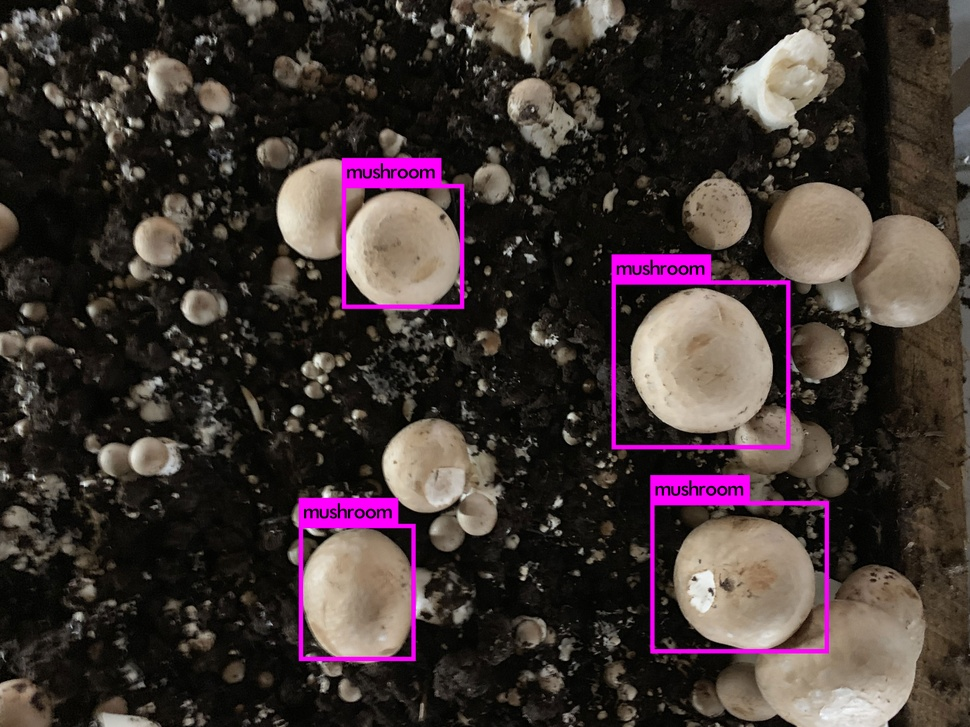
#> input picture Yolo3Module/peters/original_dummy.jpg, 970 x 727 px, shrunk from 4032 x 3024 before the run
$ python -i peters-v5.py   (imports and definitions only)
#> lines starting #> are read from the running program, lines starting #| are printed output that depends on the picture
##############################################################
#   Libraries
##############################################################
import sys
import os
from PIL import Image

##############################################################
#   Variable Definition
##############################################################
DIRECTORY = os.getcwd()
DARKNET = "/home/parallels/darknet"


##############################################################
#   Class Definition
##############################################################
class peters526:
	def __init__(self, file_name=None):
		self.default_file = file_name
		self.cfg = DIRECTORY + "/cfg_tiny.cfg"
		self.weights = DIRECTORY + "/peters-5.2.6.weights"
		self.data = DIRECTORY + "/data_inmyhead.data"
		self.threshold = 0.3

	# Classify Function
	# [33 lines left out: function classify, not called in this run]

	# Grey Scale Function
	def grey_scale(self, file_name):
		# Open and convert image
#> called with file_name = 'original_dummy.jpg'
		image = Image.open(file_name).convert("LA")
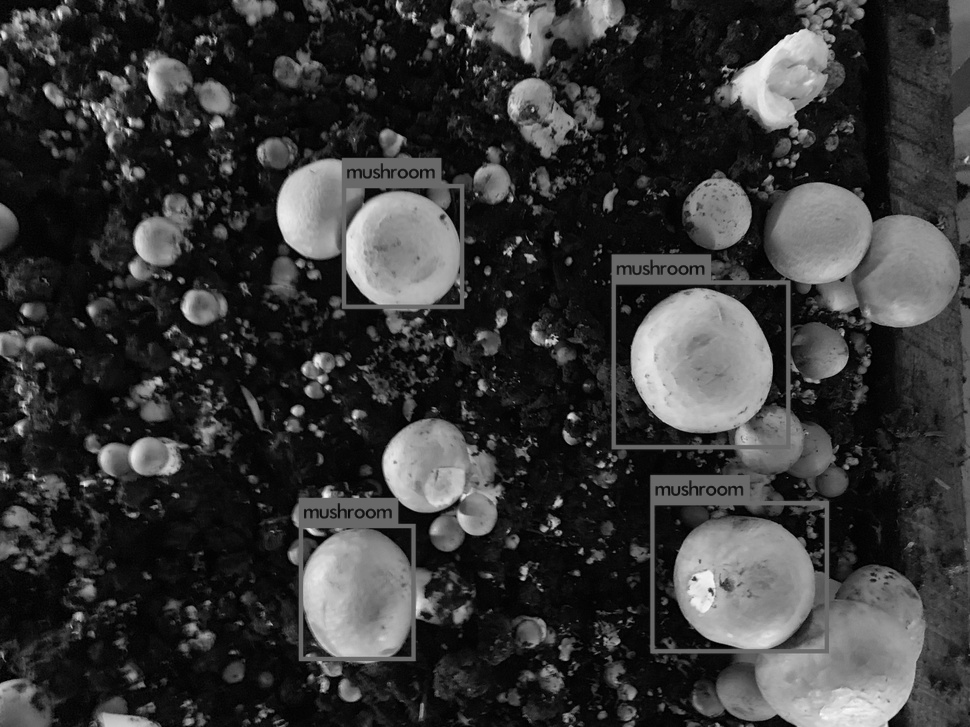
#> image: PIL image 970x727 LA; mean R, G, B, A 55.2, 55.2, 55.2, 255
		# Save image
		image.save(file_name.split(".")[0] + "_temp.png")
		# return the name of the save image
		return file_name.split(".")[0] + "_temp.png"

##############################################################
#   Function Prototype
##############################################################
# [24 lines left out: functions athletic, main, not called in this run]


##############################################################
#    Main Function Runner
##############################################################
# [15 lines not run here, left out]

>>> result = peters526().grey_scale('original_dummy.jpg')
